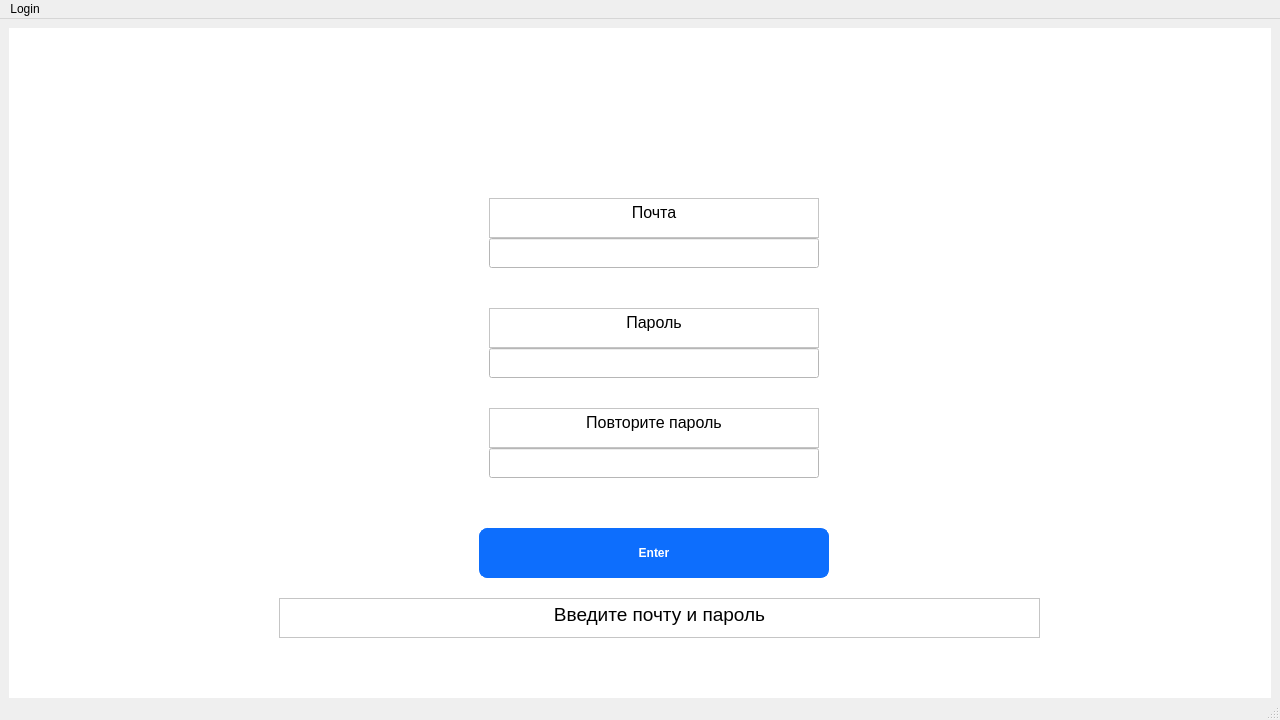
<?xml version="1.0" encoding="UTF-8"?>
<ui version="4.0">
 <class>MainWindow</class>
 <widget class="QMainWindow" name="MainWindow">
  <property name="geometry">
   <rect>
    <x>0</x>
    <y>0</y>
    <width>1280</width>
    <height>720</height>
   </rect>
  </property>
  <property name="minimumSize">
   <size>
    <width>1280</width>
    <height>720</height>
   </size>
  </property>
  <property name="maximumSize">
   <size>
    <width>1280</width>
    <height>720</height>
   </size>
  </property>
  <property name="windowTitle">
   <string>MainWindow</string>
  </property>
  <property name="styleSheet">
   <string notr="true"/>
  </property>
  <widget class="QWidget" name="centralwidget">
   <widget class="QWidget" name="widget" native="true">
    <property name="enabled">
     <bool>true</bool>
    </property>
    <property name="geometry">
     <rect>
      <x>9</x>
      <y>9</y>
      <width>1262</width>
      <height>681</height>
     </rect>
    </property>
    <property name="styleSheet">
     <string notr="true">background-color: rgb(255, 255, 255);</string>
    </property>
    <widget class="QPushButton" name="enter_button">
     <property name="geometry">
      <rect>
       <x>470</x>
       <y>490</y>
       <width>350</width>
       <height>60</height>
      </rect>
     </property>
     <property name="cursor">
      <cursorShape>PointingHandCursor</cursorShape>
     </property>
     <property name="styleSheet">
      <string notr="true">QPushButton {
	background-color: #0d6efd;
	color: #fff;
	font-weight: 600;
	border-radius: 8px;
	border: 1px solid #0d6efd;
	padding: 5px 15px;
	margin-top: 10px;
	outline: 0px;
}

QPushButton:pressed {
	background-color: rgb(7, 66, 148);
}</string>
     </property>
     <property name="text">
      <string>Enter</string>
     </property>
    </widget>
    <widget class="QTextEdit" name="email_text">
     <property name="geometry">
      <rect>
       <x>480</x>
       <y>170</y>
       <width>330</width>
       <height>40</height>
      </rect>
     </property>
     <property name="readOnly">
      <bool>true</bool>
     </property>
     <property name="html">
      <string>&lt;!DOCTYPE HTML PUBLIC &quot;-//W3C//DTD HTML 4.0//EN&quot; &quot;http://www.w3.org/TR/REC-html40/strict.dtd&quot;&gt;
&lt;html&gt;&lt;head&gt;&lt;meta name=&quot;qrichtext&quot; content=&quot;1&quot; /&gt;&lt;style type=&quot;text/css&quot;&gt;
p, li { white-space: pre-wrap; }
&lt;/style&gt;&lt;/head&gt;&lt;body style=&quot; font-family:'MS Shell Dlg 2'; font-size:8.25pt; font-weight:400; font-style:normal;&quot;&gt;
&lt;p align=&quot;center&quot; style=&quot; margin-top:0px; margin-bottom:0px; margin-left:0px; margin-right:0px; -qt-block-indent:0; text-indent:0px;&quot;&gt;&lt;span style=&quot; font-size:12pt;&quot;&gt;Почта&lt;/span&gt;&lt;/p&gt;&lt;/body&gt;&lt;/html&gt;</string>
     </property>
    </widget>
    <widget class="QLineEdit" name="input_login">
     <property name="geometry">
      <rect>
       <x>480</x>
       <y>210</y>
       <width>330</width>
       <height>30</height>
      </rect>
     </property>
    </widget>
    <widget class="QTextEdit" name="password_text">
     <property name="geometry">
      <rect>
       <x>480</x>
       <y>280</y>
       <width>330</width>
       <height>40</height>
      </rect>
     </property>
     <property name="readOnly">
      <bool>true</bool>
     </property>
     <property name="html">
      <string>&lt;!DOCTYPE HTML PUBLIC &quot;-//W3C//DTD HTML 4.0//EN&quot; &quot;http://www.w3.org/TR/REC-html40/strict.dtd&quot;&gt;
&lt;html&gt;&lt;head&gt;&lt;meta name=&quot;qrichtext&quot; content=&quot;1&quot; /&gt;&lt;style type=&quot;text/css&quot;&gt;
p, li { white-space: pre-wrap; }
&lt;/style&gt;&lt;/head&gt;&lt;body style=&quot; font-family:'MS Shell Dlg 2'; font-size:8.25pt; font-weight:400; font-style:normal;&quot;&gt;
&lt;p align=&quot;center&quot; style=&quot; margin-top:0px; margin-bottom:0px; margin-left:0px; margin-right:0px; -qt-block-indent:0; text-indent:0px;&quot;&gt;&lt;span style=&quot; font-size:12pt;&quot;&gt;Пароль&lt;/span&gt;&lt;/p&gt;&lt;/body&gt;&lt;/html&gt;</string>
     </property>
    </widget>
    <widget class="QLineEdit" name="input_password">
     <property name="geometry">
      <rect>
       <x>480</x>
       <y>320</y>
       <width>330</width>
       <height>30</height>
      </rect>
     </property>
     <property name="inputMask">
      <string notr="true"/>
     </property>
     <property name="echoMode">
      <enum>QLineEdit::Password</enum>
     </property>
    </widget>
    <widget class="QTextEdit" name="output_text">
     <property name="geometry">
      <rect>
       <x>270</x>
       <y>570</y>
       <width>761</width>
       <height>40</height>
      </rect>
     </property>
     <property name="readOnly">
      <bool>true</bool>
     </property>
     <property name="html">
      <string>&lt;!DOCTYPE HTML PUBLIC &quot;-//W3C//DTD HTML 4.0//EN&quot; &quot;http://www.w3.org/TR/REC-html40/strict.dtd&quot;&gt;
&lt;html&gt;&lt;head&gt;&lt;meta name=&quot;qrichtext&quot; content=&quot;1&quot; /&gt;&lt;style type=&quot;text/css&quot;&gt;
p, li { white-space: pre-wrap; }
&lt;/style&gt;&lt;/head&gt;&lt;body style=&quot; font-family:'MS Shell Dlg 2'; font-size:8.25pt; font-weight:400; font-style:normal;&quot;&gt;
&lt;p align=&quot;center&quot; style=&quot; margin-top:0px; margin-bottom:0px; margin-left:0px; margin-right:0px; -qt-block-indent:0; text-indent:0px;&quot;&gt;&lt;span style=&quot; font-size:14pt;&quot;&gt;Введите почту и пароль&lt;/span&gt;&lt;/p&gt;&lt;/body&gt;&lt;/html&gt;</string>
     </property>
    </widget>
    <widget class="QLabel" name="logo">
     <property name="geometry">
      <rect>
       <x>390</x>
       <y>60</y>
       <width>521</width>
       <height>91</height>
      </rect>
     </property>
     <property name="autoFillBackground">
      <bool>false</bool>
     </property>
     <property name="text">
      <string/>
     </property>
    </widget>
    <widget class="QTextEdit" name="password_text_2">
     <property name="geometry">
      <rect>
       <x>480</x>
       <y>380</y>
       <width>330</width>
       <height>40</height>
      </rect>
     </property>
     <property name="readOnly">
      <bool>true</bool>
     </property>
     <property name="html">
      <string>&lt;!DOCTYPE HTML PUBLIC &quot;-//W3C//DTD HTML 4.0//EN&quot; &quot;http://www.w3.org/TR/REC-html40/strict.dtd&quot;&gt;
&lt;html&gt;&lt;head&gt;&lt;meta name=&quot;qrichtext&quot; content=&quot;1&quot; /&gt;&lt;style type=&quot;text/css&quot;&gt;
p, li { white-space: pre-wrap; }
&lt;/style&gt;&lt;/head&gt;&lt;body style=&quot; font-family:'MS Shell Dlg 2'; font-size:8.25pt; font-weight:400; font-style:normal;&quot;&gt;
&lt;p align=&quot;center&quot; style=&quot; margin-top:0px; margin-bottom:0px; margin-left:0px; margin-right:0px; -qt-block-indent:0; text-indent:0px;&quot;&gt;&lt;span style=&quot; font-size:12pt;&quot;&gt;Повторите пароль&lt;/span&gt;&lt;/p&gt;&lt;/body&gt;&lt;/html&gt;</string>
     </property>
    </widget>
    <widget class="QLineEdit" name="input_password_2">
     <property name="geometry">
      <rect>
       <x>480</x>
       <y>420</y>
       <width>330</width>
       <height>30</height>
      </rect>
     </property>
     <property name="echoMode">
      <enum>QLineEdit::Password</enum>
     </property>
    </widget>
   </widget>
  </widget>
  <widget class="QMenuBar" name="menubar">
   <property name="geometry">
    <rect>
     <x>0</x>
     <y>0</y>
     <width>1280</width>
     <height>21</height>
    </rect>
   </property>
   <widget class="QMenu" name="menuLogin">
    <property name="title">
     <string>Login</string>
    </property>
    <addaction name="actionOpen_window_login"/>
   </widget>
   <addaction name="menuLogin"/>
  </widget>
  <widget class="QStatusBar" name="statusbar"/>
  <action name="actionOpen_window_registration">
   <property name="text">
    <string>Open window registration</string>
   </property>
  </action>
  <action name="actionOpen_window_login">
   <property name="text">
    <string>Open window login</string>
   </property>
  </action>
  <action name="actionOpen_main_window">
   <property name="text">
    <string>Open main window</string>
   </property>
  </action>
 </widget>
 <resources/>
 <connections/>
</ui>
